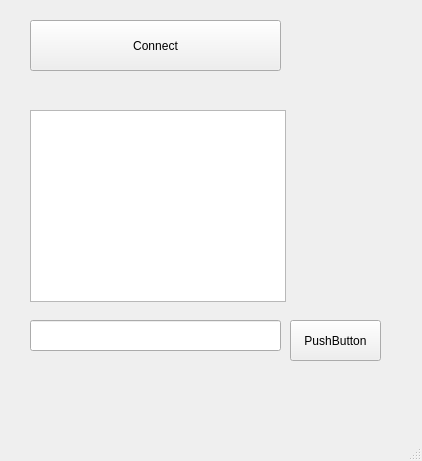
<?xml version="1.0" encoding="UTF-8"?>
<ui version="4.0">
 <class>MainWindow</class>
 <widget class="QMainWindow" name="MainWindow">
  <property name="geometry">
   <rect>
    <x>0</x>
    <y>0</y>
    <width>422</width>
    <height>461</height>
   </rect>
  </property>
  <property name="windowTitle">
   <string>MainWindow</string>
  </property>
  <widget class="QWidget" name="centralwidget">
   <widget class="QPushButton" name="connectButton">
    <property name="geometry">
     <rect>
      <x>30</x>
      <y>20</y>
      <width>251</width>
      <height>51</height>
     </rect>
    </property>
    <property name="text">
     <string>Connect</string>
    </property>
   </widget>
   <widget class="QTextBrowser" name="chatBrowser">
    <property name="geometry">
     <rect>
      <x>30</x>
      <y>110</y>
      <width>256</width>
      <height>192</height>
     </rect>
    </property>
   </widget>
   <widget class="QPushButton" name="sendButton">
    <property name="geometry">
     <rect>
      <x>290</x>
      <y>320</y>
      <width>91</width>
      <height>41</height>
     </rect>
    </property>
    <property name="text">
     <string>PushButton</string>
    </property>
   </widget>
   <widget class="QLineEdit" name="writeMessage">
    <property name="geometry">
     <rect>
      <x>30</x>
      <y>320</y>
      <width>251</width>
      <height>31</height>
     </rect>
    </property>
   </widget>
  </widget>
  <widget class="QMenuBar" name="menubar">
   <property name="geometry">
    <rect>
     <x>0</x>
     <y>0</y>
     <width>422</width>
     <height>22</height>
    </rect>
   </property>
  </widget>
  <widget class="QStatusBar" name="statusbar"/>
 </widget>
 <resources/>
 <connections/>
</ui>
